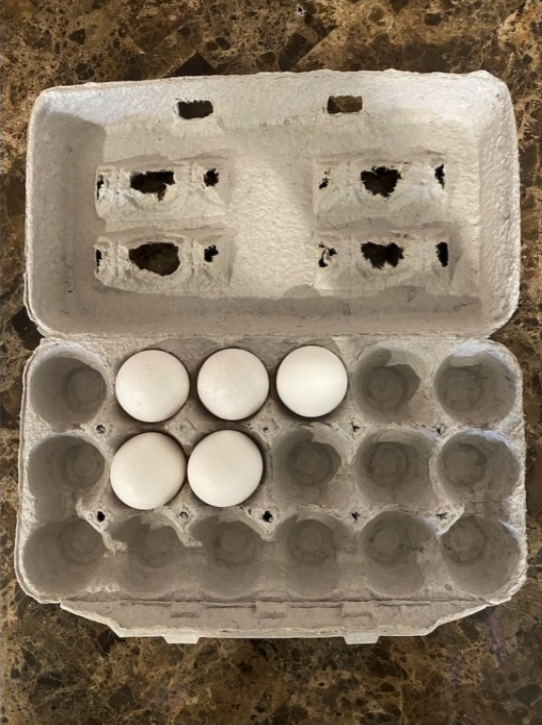
#> input picture images/egg_1.png, 542 x 725 px
$ python counting_the_eggs_1.py
#> lines starting #> are read from the running program, lines starting #| are printed output that depends on the picture; after the words box and inside, x2 and y2 are one past the last pixel; in counts of white or black regions, pixels touching at a corner belong together
import cv2 as cv
import numpy as np
from datetime import datetime as dt
import matplotlib.pyplot as plt

######################################################

image = cv.imread('./images/egg_1.png')
#> image is the input picture: shape (725, 542, 3); mean B, G, R 100.3, 119.9, 134.8
cv.imshow('input', image)
cv.waitKey()

gray = cv.cvtColor(image, cv.COLOR_BGR2GRAY)
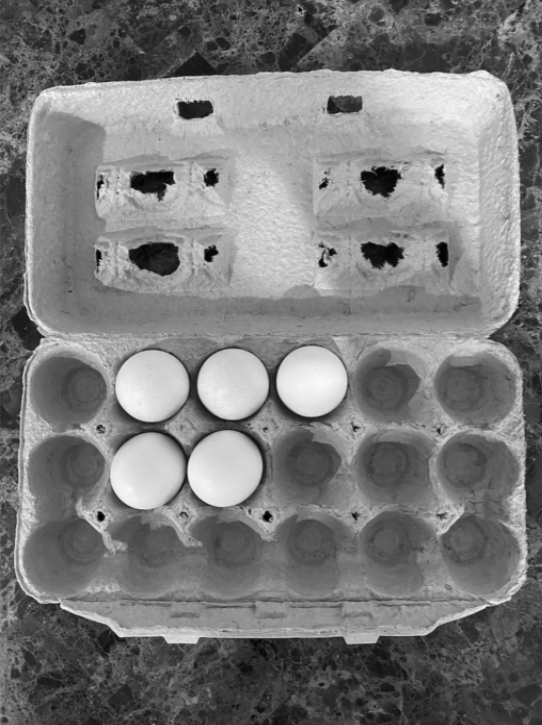
#> gray: shape (725, 542); min 2, max 252, mean 122.2
cv.imshow('gray', gray)
cv.waitKey()

blured = cv.GaussianBlur(gray, (9,9), None)
cv.imshow('blured', blured)
cv.waitKey()

threshold, binary = cv.threshold(blured, 0, 255, cv.THRESH_BINARY + cv.THRESH_OTSU)
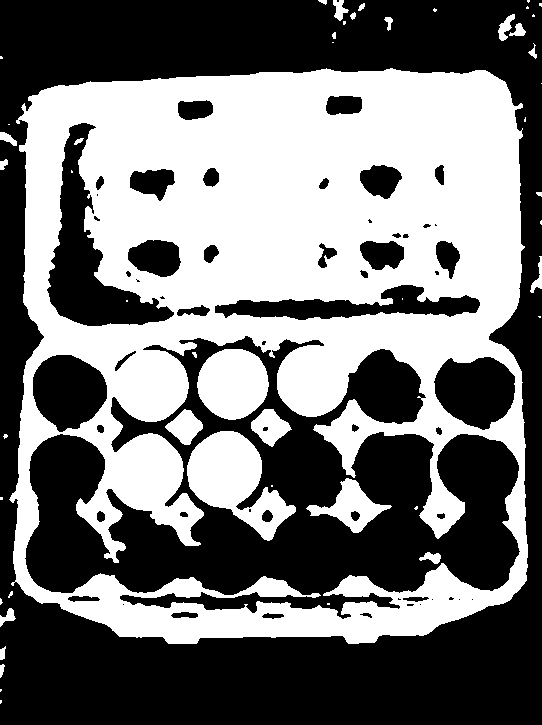
#> binary: shape (725, 542); 46% white; 50 white regions (25 under 20 px), largest, box (x1, y1, x2, y2) and area: (9, 68, 528, 644) 165693, (187, 431, 296, 541) 5967, (197, 349, 269, 420) 3968
#> threshold = 125
print(threshold) # 125.0
#| 125.0
cv.imshow('binary', binary)
cv.waitKey()

# [4 lines of commented-out code are left out]
eroded = cv.erode(binary, None, iterations=1)
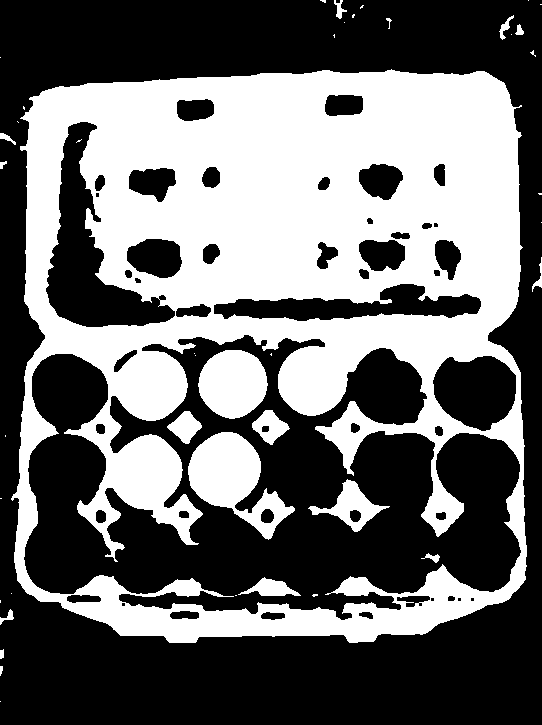
#> eroded: shape (725, 542); 42.3% white; 43 white regions (25 under 20 px)
cv.imshow('Eroded', eroded)
cv.waitKey()
# dilated = cv.dilate(eroded, M, iterations=3)
# cv.imshow('Dilated', dilated)
# cv.waitKey()

contours, hierarchies = cv.findContours(eroded, cv.RETR_EXTERNAL, cv.CHAIN_APPROX_SIMPLE)
#> contours = 30 contours, 21 with area under 20; largest, box (x1, y1, x2, y2) and area: (11, 69, 527, 643) 270917, (499, 15, 514, 40) 90, (334, 0, 347, 19) 76, (0, 609, 14, 625) 58, (532, 257, 542, 292) 58
# print(len(contours)) # 30
the_biggest_contour_by_area = max(contours , key=cv.contourArea)
#> the_biggest_contour_by_area = contour of 605 points, box (x1, y1, x2, y2) (11, 69, 527, 643), area 270917
box_contour = the_biggest_contour_by_area
#> box_contour has the same summary as the_biggest_contour_by_area
# biggest_area = cv.contourArea(the_biggest_contour_by_area)

contour_image = image.copy()
cv.drawContours(contour_image, [box_contour], -1, (0,255,255), 2)
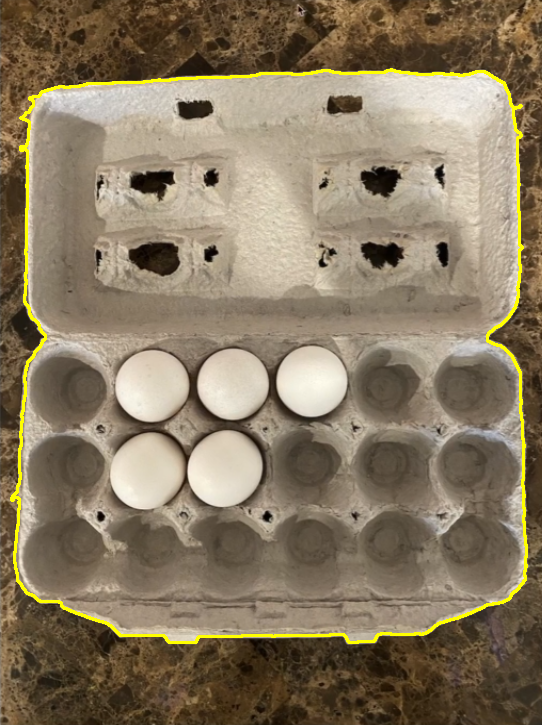
#> contour_image: shape (725, 542, 3); 1.76% of pixels changed, all inside (x1, y1, x2, y2) = (10, 68, 528, 644)
cv.imshow('contour_image_1', contour_image)
cv.waitKey()


perimeter = cv.arcLength(box_contour, True)
#> perimeter = 2215.5
# print("perimeter : ", perimeter)
# print("epsilon : ", perimeter*0)
approximate_contour = cv.approxPolyDP(box_contour, perimeter*0.01, True)
#> approximate_contour = [[503, 82], [29, 98], [27, 593], [169, 642], [373, 641], [510, 597]]
contour_image_2 = image.copy()
cv.drawContours(contour_image_2, [approximate_contour], -1, (0,255,255), 2)
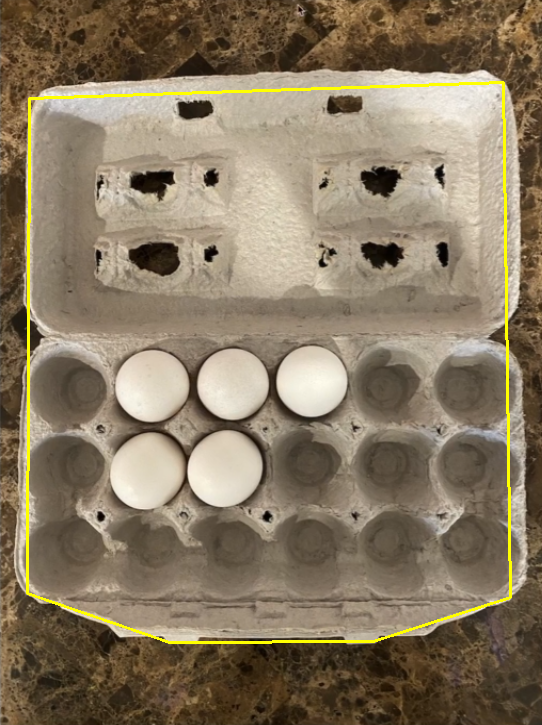
#> contour_image_2: shape (725, 542, 3); 1.49% of pixels changed, all inside (x1, y1, x2, y2) = (26, 81, 512, 644)
cv.imshow('contour_image_2', contour_image_2)
cv.waitKey()


approximate_contour_2 = cv.convexHull(box_contour)
#> approximate_contour_2 = contour of 39 points, box (x1, y1, x2, y2) (11, 69, 527, 643), area 280680
contour_image_3 = image.copy()
cv.drawContours(contour_image_3, [approximate_contour_2], -1, (0,255,255), 2)
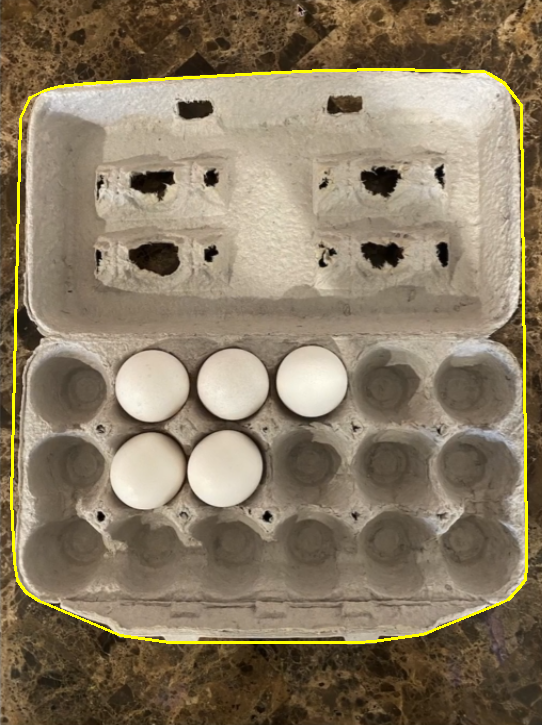
#> contour_image_3: shape (725, 542, 3); 1.52% of pixels changed, all inside (x1, y1, x2, y2) = (10, 68, 528, 644)
cv.imshow('contour_image_3', contour_image_3)
cv.waitKey()


rectangle_image = image.copy()
x,y,w,h = cv.boundingRect(box_contour)
#> x = 11; y = 69; w = 516; h = 574
my_hand_made_contour = np.array([[x,y],[x+w,y],[x+w,y+h],[x,y+h]])
#> my_hand_made_contour = [[11, 69], [527, 69], [527, 643], [11, 643]]
cv.rectangle(rectangle_image, (x, y), (x+w, y+h), (0,255,255), 2)
#> rectangle_image: shape (725, 542, 3); 1.66% of pixels changed, all inside (x1, y1, x2, y2) = (10, 68, 529, 645)
cv.imshow('contour_image_4' , rectangle_image)
cv.waitKey()
# [8 lines of commented-out code are left out]
mask = np.zeros(image.shape[:2], dtype='uint8')
cv.drawContours(mask, [approximate_contour_2], -1, (255,255,255), -1)
#> mask: shape (725, 542); 71.7% white; 1 black region, box (x1, y1, x2, y2) and area: (0, 0, 542, 725) 111289
cv.imshow('Mask', mask)
cv.waitKey()


box = cv.bitwise_and(image.copy(),image.copy(),mask=mask)
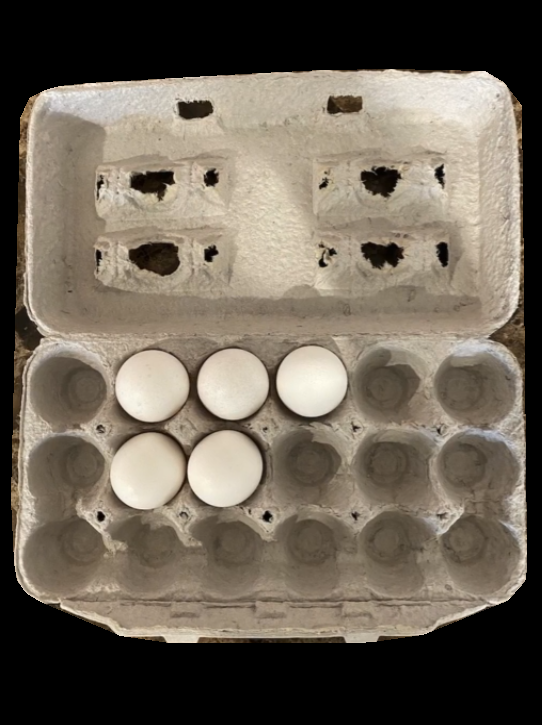
#> box: shape (725, 542, 3); mean B, G, R 88.2, 101.1, 110.5
cv.imshow('box', box)
cv.waitKey()

#####################################################################################################
cv.imwrite('./images/stage1_egg_1.png',box)
# [28 lines of commented-out code are left out]

$ run again, with images/egg_2.png copied over images/egg_1.png
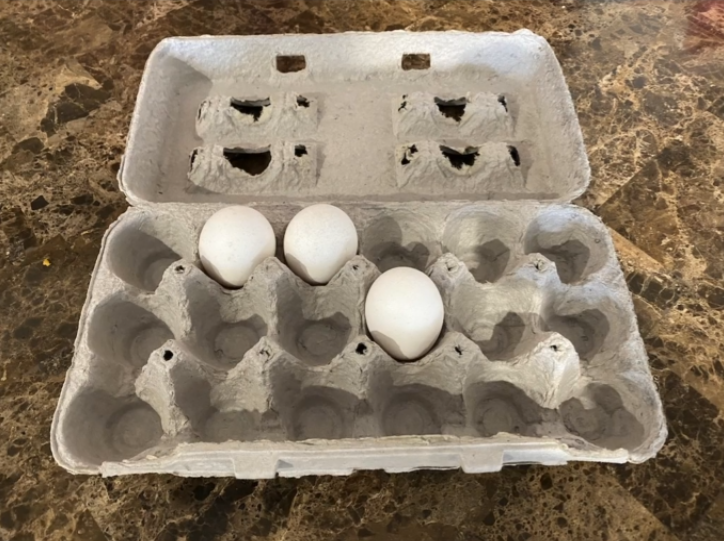
#> input picture images/egg_2.png, 724 x 541 px
#> image is the input picture: shape (541, 724, 3); mean B, G, R 101.2, 120.9, 136.7
#> `threshold, binary = cv.threshold(blured, 0, 255, cv.THRESH_BINARY + cv..`:
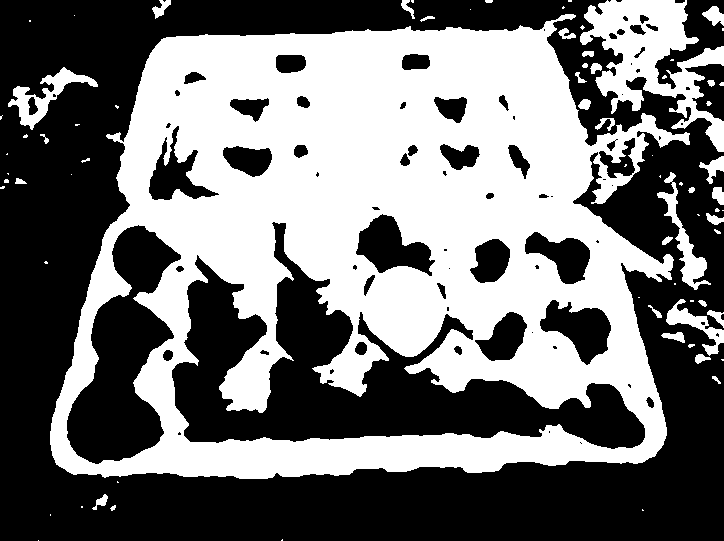
#> binary: shape (541, 724); 45.4% white; 75 white regions (38 under 20 px), largest, box (x1, y1, x2, y2) and area: (50, 14, 690, 479) 161998, (580, 0, 724, 152) 9108, (8, 67, 98, 130) 1547
#> threshold = 127
#| 127.0
#> eroded: shape (541, 724); 41.4% white; 70 white regions (40 under 20 px)
#> contours = 70 contours, 44 with area under 20; largest, box (x1, y1, x2, y2) and area: (51, 21, 689, 478) 224430, (581, 0, 724, 151) 7462, (677, 229, 706, 289) 582, (9, 87, 55, 128) 523, (595, 156, 630, 203) 411
#> the_biggest_contour_by_area = contour of 927 points, box (x1, y1, x2, y2) (51, 21, 689, 478), area 224430
#> box_contour has the same summary as the_biggest_contour_by_area
#> contour_image: shape (541, 724, 3); 2.06% of pixels changed, all inside (x1, y1, x2, y2) = (50, 20, 690, 479)
#> perimeter = 2569.7
#> approximate_contour = contour of 10 points, box (x1, y1, x2, y2) (57, 21, 688, 464), area 214026
#> contour_image_2: shape (541, 724, 3); 1.61% of pixels changed, all inside (x1, y1, x2, y2) = (56, 20, 689, 465)
#> approximate_contour_2 = contour of 39 points, box (x1, y1, x2, y2) (51, 21, 689, 478), area 250359
#> x = 51; y = 21; w = 638; h = 457
#> my_hand_made_contour = [[51, 21], [689, 21], [689, 478], [51, 478]]
#> rectangle_image: shape (541, 724, 3); 1.68% of pixels changed, all inside (x1, y1, x2, y2) = (50, 20, 691, 480)
#> mask: shape (541, 724); 64.2% white; 1 black region, box (x1, y1, x2, y2) and area: (0, 0, 724, 541) 140384
#> `box = cv.bitwise_and(image.copy(),image.copy(),mask=mask)`:
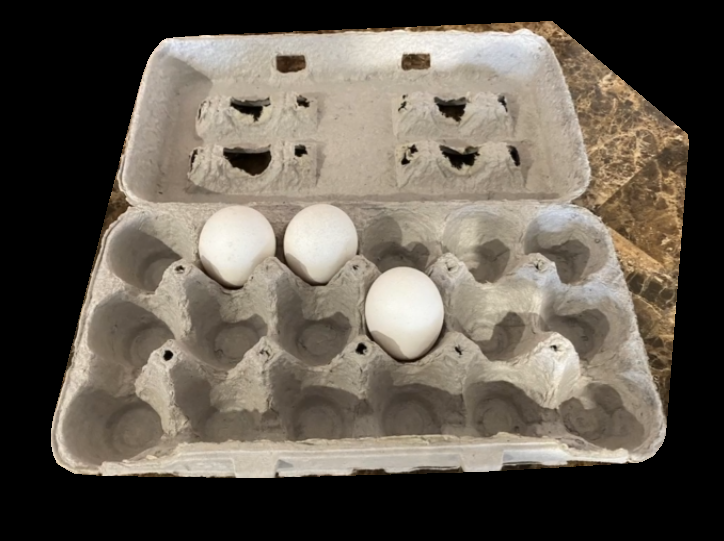
#> box: shape (541, 724, 3); mean B, G, R 81.8, 92.4, 100.3

$ run again, with images/egg_3.png copied over images/egg_1.png
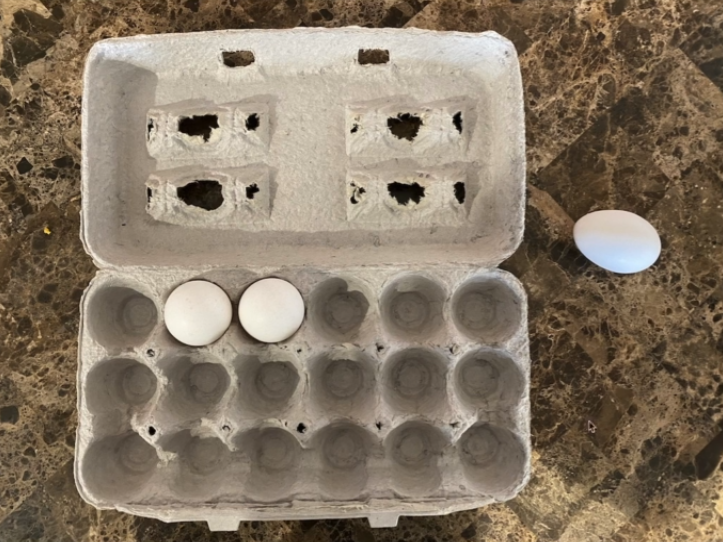
#> input picture images/egg_3.png, 723 x 542 px
#> image is the input picture: shape (542, 723, 3); mean B, G, R 100.7, 119, 133.6
#> `threshold, binary = cv.threshold(blured, 0, 255, cv.THRESH_BINARY + cv..`:
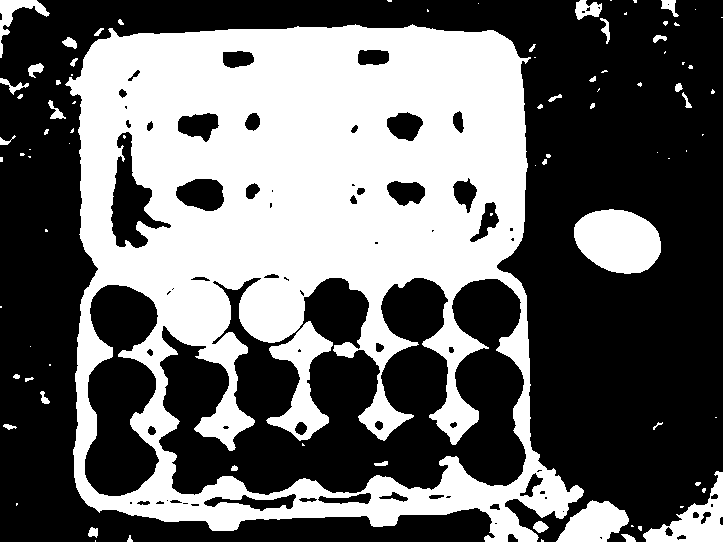
#> binary: shape (542, 723); 40.7% white; 88 white regions (48 under 20 px), largest, box (x1, y1, x2, y2) and area: (65, 24, 584, 542) 144567, (574, 209, 661, 274) 4337, (266, 321, 333, 441) 3187
#> threshold = 129
#| 129.0
#> eroded: shape (542, 723); 37.3% white; 62 white regions (39 under 20 px)
#> contours = 57 contours, 44 with area under 20; largest, box (x1, y1, x2, y2) and area: (67, 26, 583, 542) 215802, (575, 210, 660, 273) 3933, (644, 472, 723, 542) 1940, (558, 502, 628, 542) 1688, (0, 0, 48, 39) 442
#> the_biggest_contour_by_area = contour of 657 points, box (x1, y1, x2, y2) (67, 26, 583, 542), area 215802
#> box_contour has the same summary as the_biggest_contour_by_area
#> contour_image: shape (542, 723, 3); 1.81% of pixels changed, all inside (x1, y1, x2, y2) = (66, 25, 584, 542)
#> perimeter = 2280.8
#> approximate_contour = contour of 16 points, box (x1, y1, x2, y2) (67, 29, 583, 542), area 212168
#> contour_image_2: shape (542, 723, 3); 1.53% of pixels changed, all inside (x1, y1, x2, y2) = (66, 28, 584, 542)
#> approximate_contour_2 = contour of 27 points, box (x1, y1, x2, y2) (67, 26, 583, 542), area 240810
#> x = 67; y = 26; w = 516
#> my_hand_made_contour = [[67, 26], [583, 26], [583, 542], [67, 542]]
#> rectangle_image: shape (542, 723, 3); 1.31% of pixels changed, all inside (x1, y1, x2, y2) = (66, 25, 585, 542)
#> mask: shape (542, 723); 61.7% white; 1 black region, box (x1, y1, x2, y2) and area: (0, 0, 723, 542) 150143
#> `box = cv.bitwise_and(image.copy(),image.copy(),mask=mask)`:
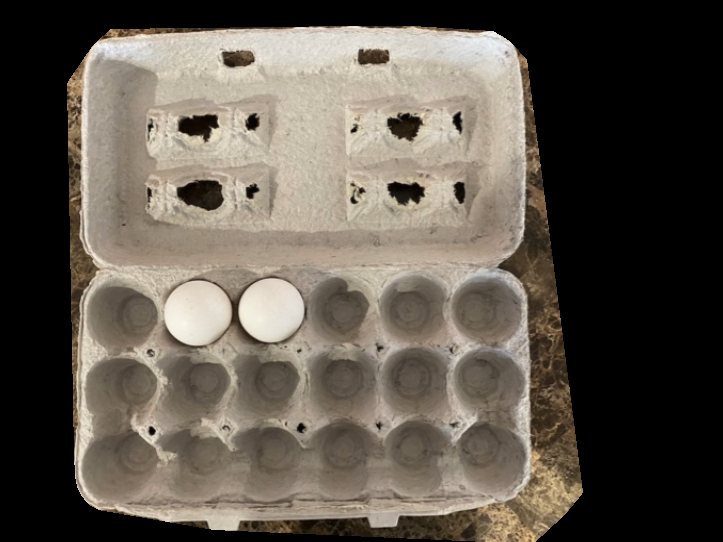
#> box: shape (542, 723, 3); mean B, G, R 76.5, 86.2, 93.7
